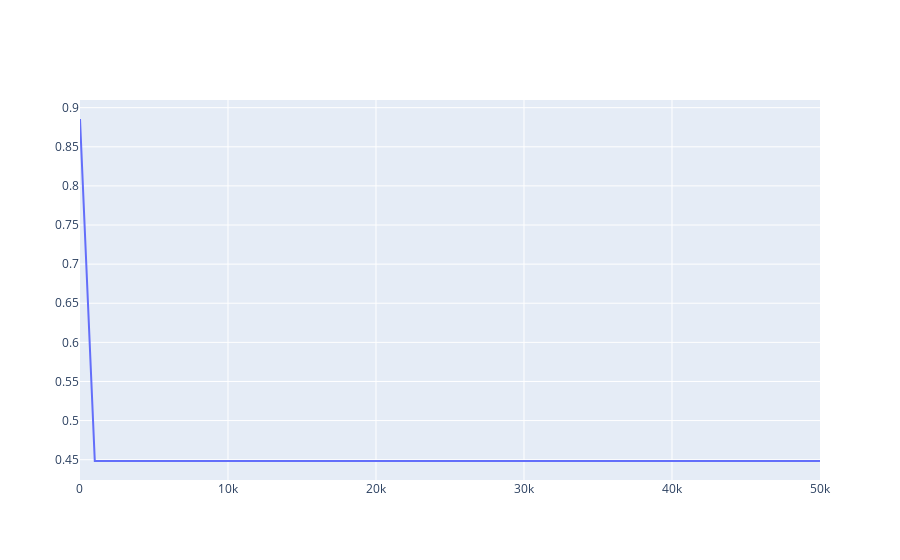

The cell this chart's notebook holds for it:
### Code cell
fig = make_subplots(rows = 1, cols = 1)
fig.add_trace(go.Scatter(x = costx[0::1000], y = costy[0::1000], mode = "lines", name = "Real"), row = 1, col = 1)
fig.show()
